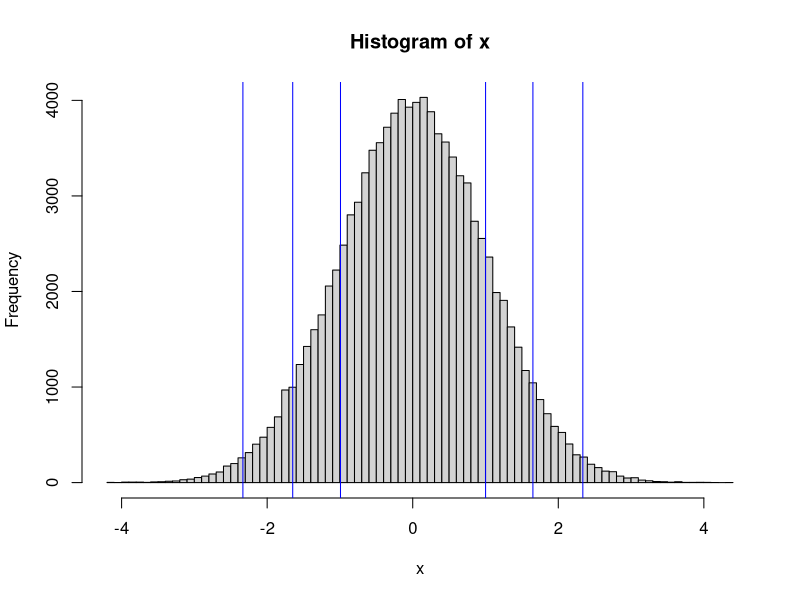
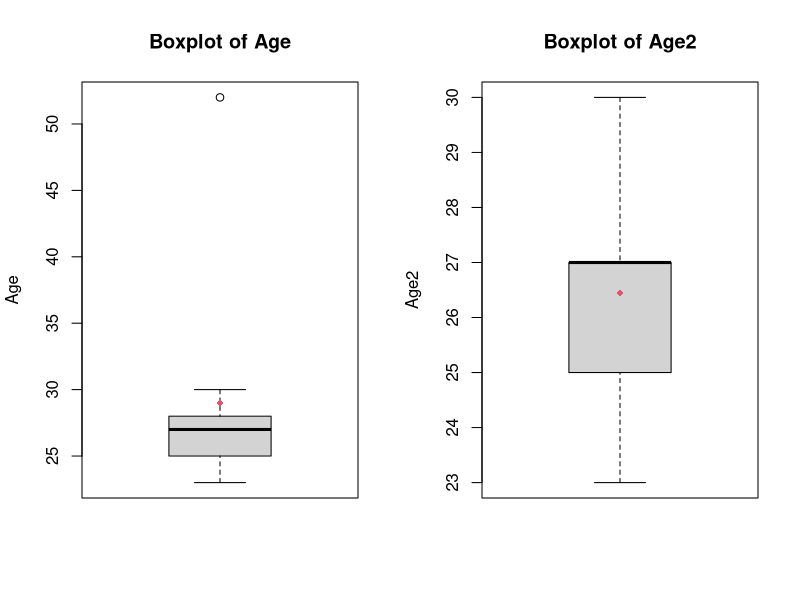
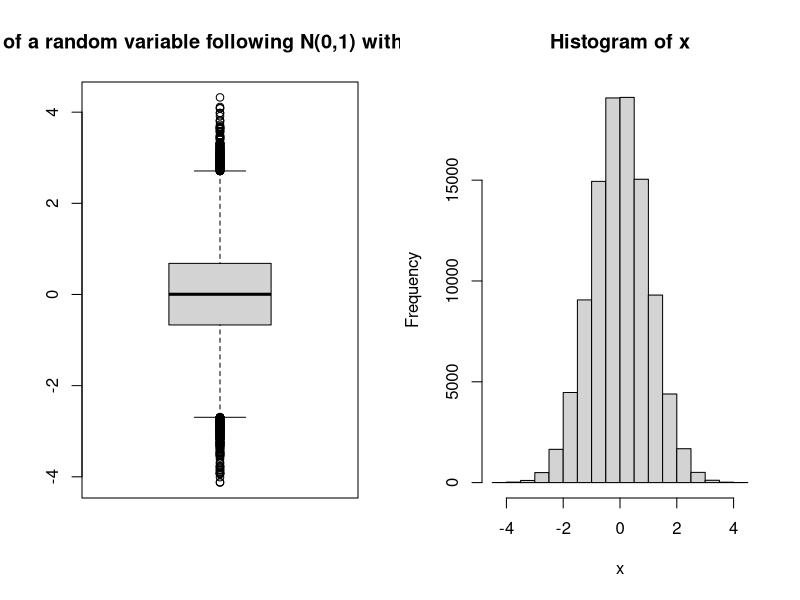
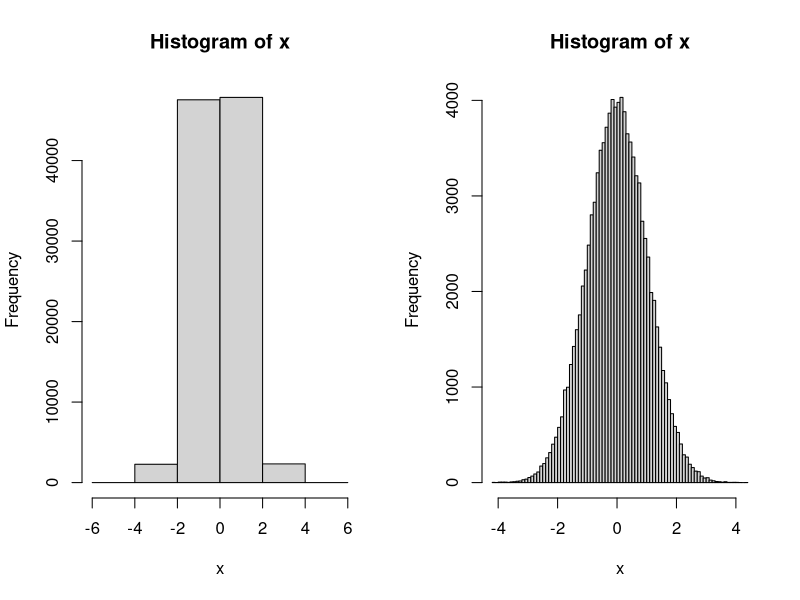
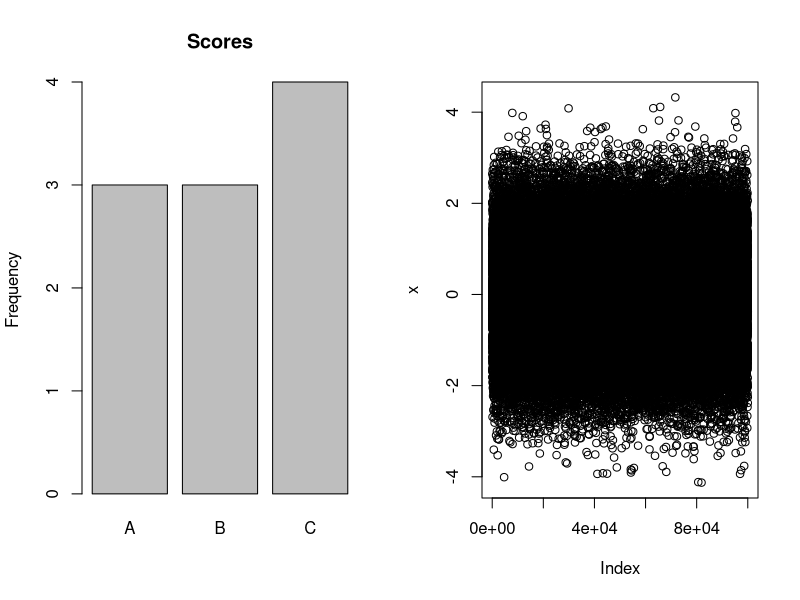
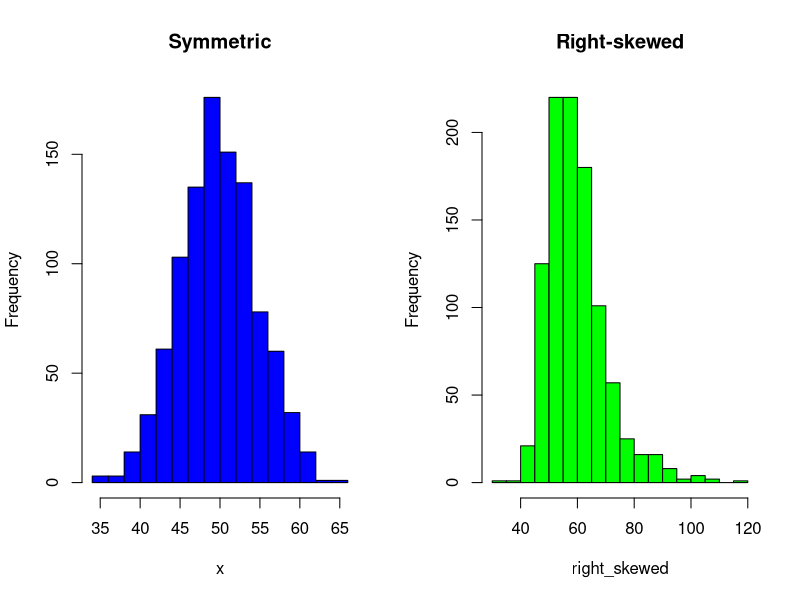
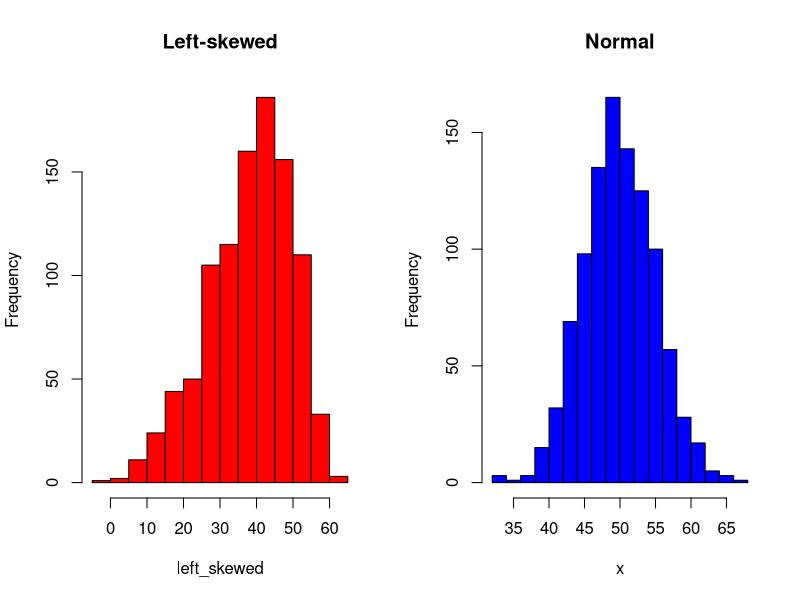
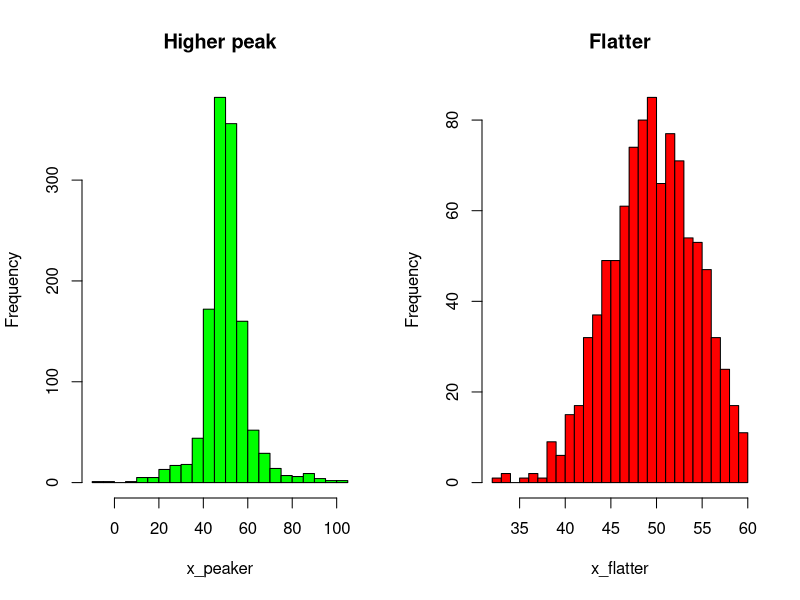

The R source for these figures, in order:
## ---- chunk 1
Age <- c (25, 27, 28, 23, 52, 27, 27, 26, 25, 30)
## ---- chunk 2
sum(Age) / length(Age)
mean(Age)
## ---- chunk 3
Age2 <- c (25, 27, 28, 23, 27, 27, 26, 25, 30)
## ---- chunk 4
sort(Age)
sort(Age2)
## ---- chunk 5
sort(Age2)[5]
## ---- chunk 6
sort(Age)[c(5,6)]
sum(sort(Age)[c(5,6)])/2
## ---- chunk 7
median(Age)
median(Age2)
## ---- chunk 8
table(Age)
sort(table(Age), descending=TRUE)
## ---- chunk 9
sort(table(Age),decreasing = TRUE)[1]
## ---- chunk 10
which.max(table(Age)) #returning the position of the max, i.e. 4th position here
Age[which.max(table(Age))] #then using that position into the original vector
## ---- chunk 11
score <- as.factor ( c ("C","C","A","B","A","C","B","B","A","C"))
table(score)
## ---- chunk 12
max(Age) - min(Age)
range(Age)
## ---- chunk 13
# quartiles are the default
quantile(Age)
#deciles
quantile(Age, probs = seq(0, 1, 0.1))

#Suppose a larger set of 100000 values "normally" distributed around the mean 0
set.seed(233)
x<-rnorm(n = 100000, mean=0, sd=1)
#the 1st , 5th, 95th and 99th % and some others
quantile(x, probs = c(0.01, 0.05, 0.16, 0.84, 0.95, 0.99))
## ---- chunk 14
hist(x, breaks = 100)
abline(v=quantile(x, probs = c(0.01, 0.05, 0.16, 0.84, 0.95, 0.99)), col="blue")
## ---- chunk 15
quantile(Age, probs = 0.75) - quantile(Age, probs = 0.25)

#or
IQR(Age)
## ---- chunk 16
v<- Age-mean(Age) #set of deviations to the mean
sum(v)/length(v)
## ---- chunk 17
abs_v<- abs(Age-mean(Age)) #set of deviations to the mean
mean(abs_v)
## ---- chunk 18
(Age-mean(Age))^2 #squared deviations to the mean
sum((Age-mean(Age))^2) #sum of squared deviations to the mean
sum((Age-mean(Age))^2)/(length(Age)-1) #...divided by n-1

var(Age)
var(Age2)
## ---- chunk 19
sqrt(var(Age))
sqrt(var(Age2))
#or simply
sd(Age) #again remember it is the sample sd
sd(Age2)
## ---- chunk 20
par (mfrow = c(1, 2)) # to display multiple plots at once
boxplot(Age, ylab = "Age", main = "Boxplot of Age")
points(mean(Age), col = 2, pch = 18)

boxplot(Age2, ylab = "Age2", main = "Boxplot of Age2")
points(mean(Age2), col = 2, pch = 18)
## ---- chunk 21
stem(Age)
stem(Age2)
## ---- chunk 22
set.seed(233)
x<-rnorm(n = 100000, mean=0, sd=1)

summary(x)
boxplot(x, main = "Boxplot of a random variable following N(0,1) with n = 100,000")
hist(x)
## ---- chunk 23
par(mfrow=c(1,2))
hist(x, breaks=5)
hist(x, breaks=100)
## ---- chunk 24
table(score)
plot(score, main = "Scores", ylab = "Frequency")
## ---- chunk 25
plot(x)
## ---- chunk 26
set.seed(101)
x<-rnorm(1000, mean=50,sd=5)
mean(x)
median(x)
e1071::skewness(x)
e1071::skewness((x-100)/1000) #with this you see it is not influenced by any rescaling
sum((x-mean(x))^3)/(sd(x)^3*length(x)) #manual computation
## ---- chunk 27
set.seed(101)
right_skewed <- x + rexp(1000, rate = 0.1) #we add an exp to the previous x for generating a right skewed distribution
left_skewed <- rnorm(1000, mean = 50, sd = 5) - rexp(100, rate = 0.1) #left skewed

hist(x, main = "Symmetric", col = "blue", breaks = 20)
hist(right_skewed, main = "Right-skewed",col = "green", breaks = 20)
hist(left_skewed, main = "Left-skewed", col = "red", breaks = 20)

e1071::skewness(x)
e1071::skewness(right_skewed)
e1071::skewness(left_skewed)

## ---- chunk 28
set.seed(101)
x<-rnorm(1000, mean=50,sd=5)
e1071::kurtosis(x)
e1071::kurtosis((x-100)/1000) #with this you see it is not dependent on scale 
## ---- chunk 29
set.seed(1010)
x<-rnorm(1000, mean=50,sd=5)
x_peaker<-c(x, rnorm(300, mean = 50, sd = 20))
x_flatter<-x[abs(x) < 60]

hist(x, main = "Normal", col = "blue", breaks = 20)
hist(x_peaker, main = "Higher peak",col = "green", breaks = 20)
hist(x_flatter, main = "Flatter", col = "red", breaks = 20)

e1071::kurtosis(x)
e1071::kurtosis(x_peaker)
e1071::kurtosis(x_flatter)
